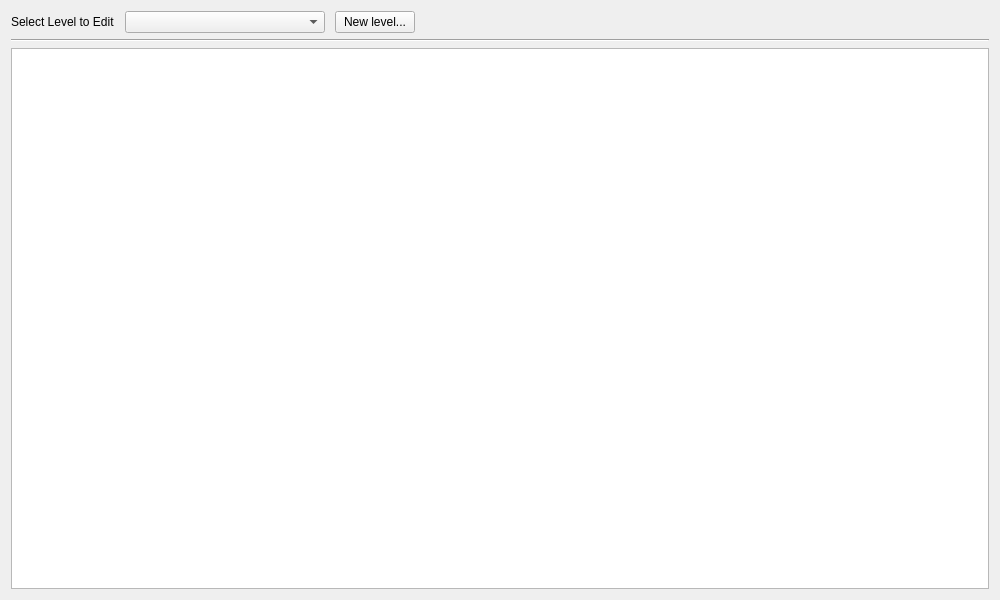
<?xml version="1.0" encoding="UTF-8"?>
<ui version="4.0">
 <class>addleveldialog</class>
 <widget class="QWidget" name="addleveldialog">
  <property name="geometry">
   <rect>
    <x>0</x>
    <y>0</y>
    <width>1000</width>
    <height>600</height>
   </rect>
  </property>
  <property name="windowTitle">
   <string>Form</string>
  </property>
  <layout class="QVBoxLayout" name="verticalLayout">
   <item>
    <layout class="QHBoxLayout" name="horizontalLayout">
     <property name="spacing">
      <number>10</number>
     </property>
     <property name="sizeConstraint">
      <enum>QLayout::SetFixedSize</enum>
     </property>
     <item>
      <widget class="QLabel" name="labelLevel">
       <property name="sizePolicy">
        <sizepolicy hsizetype="Fixed" vsizetype="Preferred">
         <horstretch>0</horstretch>
         <verstretch>0</verstretch>
        </sizepolicy>
       </property>
       <property name="text">
        <string>Select Level to Edit</string>
       </property>
      </widget>
     </item>
     <item>
      <widget class="QComboBox" name="cbLevel">
       <property name="sizePolicy">
        <sizepolicy hsizetype="Preferred" vsizetype="Fixed">
         <horstretch>200</horstretch>
         <verstretch>0</verstretch>
        </sizepolicy>
       </property>
       <property name="maximumSize">
        <size>
         <width>200</width>
         <height>16777215</height>
        </size>
       </property>
      </widget>
     </item>
     <item>
      <widget class="QPushButton" name="buttonNewLevel">
       <property name="sizePolicy">
        <sizepolicy hsizetype="Fixed" vsizetype="Fixed">
         <horstretch>0</horstretch>
         <verstretch>0</verstretch>
        </sizepolicy>
       </property>
       <property name="text">
        <string>New level...</string>
       </property>
      </widget>
     </item>
     <item>
      <spacer name="horizontalSpacer">
       <property name="orientation">
        <enum>Qt::Horizontal</enum>
       </property>
       <property name="sizeHint" stdset="0">
        <size>
         <width>40</width>
         <height>20</height>
        </size>
       </property>
      </spacer>
     </item>
    </layout>
   </item>
   <item>
    <widget class="Line" name="line">
     <property name="sizePolicy">
      <sizepolicy hsizetype="Expanding" vsizetype="Fixed">
       <horstretch>0</horstretch>
       <verstretch>0</verstretch>
      </sizepolicy>
     </property>
     <property name="orientation">
      <enum>Qt::Horizontal</enum>
     </property>
    </widget>
   </item>
   <item>
    <widget class="QColumnView" name="columnView"/>
   </item>
  </layout>
 </widget>
 <resources/>
 <connections/>
</ui>
